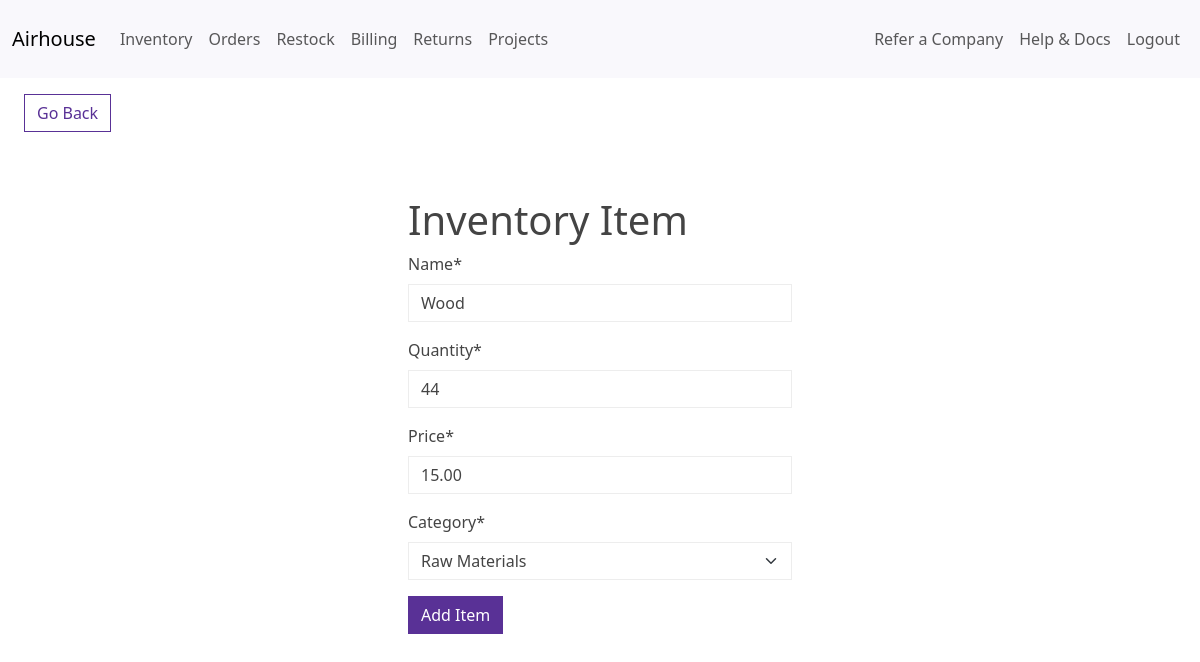
Screenshot of /edit-item/3 (signed in) with the database file from the repository.
### airhouse/models.py (models this page shows, shortened)
class InventoryItem(models.Model):
    name = models.CharField(max_length=200)
    quantity = models.IntegerField()
    price = models.DecimalField(max_digits=10, decimal_places=2)
    category = models.ForeignKey('Category', on_delete=models.SET_NULL, blank=True, null=True)
    date_created = models.DateTimeField(auto_now_add=True)
    user = models.ForeignKey(get_user_model(), on_delete=models.CASCADE)

class Category(models.Model):
    name = models.CharField(max_length=200)
    class Meta:
        verbose_name_plural = 'categories'
    def __str__(self):
        return self.name

### airhouse/views.py (the view)
# urls.py: path('edit-item/<int:pk>', EditItem.as_view(), name='edit-item'),
class EditItem(LoginRequiredMixin, UpdateView):
    model = InventoryItem
    form_class = InventoryItemForm
    template_name = 'airhouse/item_form.html'
    success_url = reverse_lazy('dashboard')

### airhouse/forms.py
class InventoryItemForm(forms.ModelForm):
    category = forms.ModelChoiceField(queryset=Category.objects.all(), initial=0)
    class Meta:
        model = InventoryItem
        fields = ['name', 'quantity', 'price', 'category']

### airhouse/templates/airhouse/item_form.html (shortened to what this page needs)
{% extends 'airhouse/base.html' %}
{% load crispy_forms_tags %}
{% block content %}
    <a href="{% url 'dashboard' %}" class="btn btn-outline-primary my-3 mx-4">Go Back</a>
    <div class="row">
        <div class="col-11 col-md-4 mx-auto mt-5">
            <h1>Inventory Item</h1>
            <form method="POST">
                {{ form|crispy }}
                <div class="mt-3">
                    <button class="btn btn-primary">Add Item</button>
                </div>
            </form>
        </div>
    </div>
{% endblock content %}

### rows the page displays
InventoryItem: name "Wood", quantity "44", price "15.00", category "Raw Materials"
